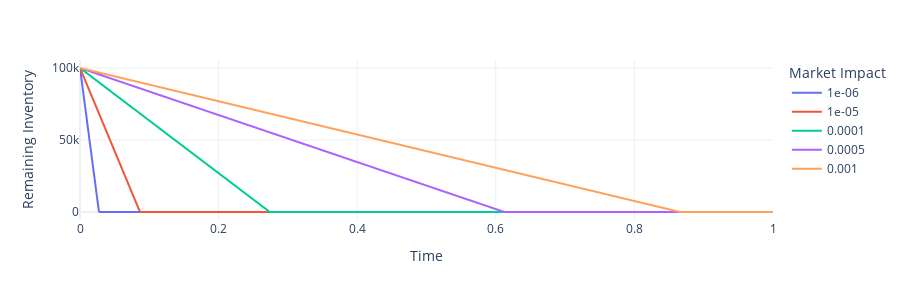

Notebook source saved alongside this figure:
### Markdown cell above
#### Varying temporary market impact

### Code cell
df = pd.DataFrame()

t_values = np.linspace(0, T, 1000)
etas = [1e-6, 1e-5, 1e-4, 5e-4, 1e-3]
lamb = 0.1

for eta in etas:
    xt = [max(percentage_of_volume_opti_strat(t, x0, sigma, lamb, eta), 0) for t in t_values]
    temp_df = pd.DataFrame({'t': t_values, 'x': xt, 'eta': str(eta)})
    df = pd.concat([df, temp_df], ignore_index=True)

fig = px.line(df, x='t', y='x', color='eta', template='plotly_white', 
              labels={"x": "Remaining Inventory", "t": "Time", "eta": "Market Impact"})

fig.update_traces(hoverinfo='skip')
fig.update_traces(hovertemplate=None)
fig.update_layout(width=900, height=300)
fig.show()

### Figure 1 — Plotly figure (JSON) as saved in the notebook; plotly's stock layout.template omitted (floating-point values rounded to 4 significant figures; data arrays with more than 128 entries replaced by an {"elided": "..."} marker saying what was removed)
{"data": [{"hoverinfo": "skip", "legendgroup": "1e-06", "line": {"color": "#636efa", "dash": "solid"}, "marker": {"symbol": "circle"}, "mode": "lines", "name": "1e-06", "showlegend": true, "type": "scattergl", "x": {"elided": "1000 float values"}, "xaxis": "x", "y": {"elided": "1000 float values"}, "yaxis": "y"}, {"hoverinfo": "skip", "legendgroup": "1e-05", "line": {"color": "#EF553B", "dash": "solid"}, "marker": {"symbol": "circle"}, "mode": "lines", "name": "1e-05", "showlegend": true, "type": "scattergl", "x": {"elided": "1000 float values"}, "xaxis": "x", "y": {"elided": "1000 float values"}, "yaxis": "y"}, {"hoverinfo": "skip", "legendgroup": "0.0001", "line": {"color": "#00cc96", "dash": "solid"}, "marker": {"symbol": "circle"}, "mode": "lines", "name": "0.0001", "showlegend": true, "type": "scattergl", "x": {"elided": "1000 float values"}, "xaxis": "x", "y": {"elided": "1000 float values"}, "yaxis": "y"}, {"hoverinfo": "skip", "legendgroup": "0.0005", "line": {"color": "#ab63fa", "dash": "solid"}, "marker": {"symbol": "circle"}, "mode": "lines", "name": "0.0005", "showlegend": true, "type": "scattergl", "x": {"elided": "1000 float values"}, "xaxis": "x", "y": {"elided": "1000 float values"}, "yaxis": "y"}, {"hoverinfo": "skip", "legendgroup": "0.001", "line": {"color": "#FFA15A", "dash": "solid"}, "marker": {"symbol": "circle"}, "mode": "lines", "name": "0.001", "showlegend": true, "type": "scattergl", "x": {"elided": "1000 float values"}, "xaxis": "x", "y": {"elided": "1000 float values"}, "yaxis": "y"}], "layout": {"height": 300, "legend": {"title": {"text": "Market Impact"}, "tracegroupgap": 0}, "margin": {"t": 60}, "width": 900, "xaxis": {"anchor": "y", "domain": [0, 1], "title": {"text": "Time"}}, "yaxis": {"anchor": "x", "domain": [0, 1], "title": {"text": "Remaining Inventory"}}}}
